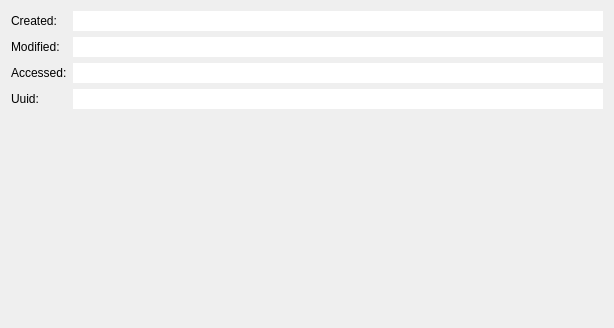
<?xml version="1.0" encoding="UTF-8"?>
<ui version="4.0">
 <class>EditGroupWidgetAdvanced</class>
 <widget class="QWidget" name="EditGroupWidgetAdvanced">
  <property name="geometry">
   <rect>
    <x>0</x>
    <y>0</y>
    <width>614</width>
    <height>328</height>
   </rect>
  </property>
  <property name="windowTitle">
   <string>Form</string>
  </property>
  <layout class="QFormLayout" name="formLayout">
   <property name="fieldGrowthPolicy">
    <enum>QFormLayout::ExpandingFieldsGrow</enum>
   </property>
   <item row="1" column="1">
    <widget class="QLineEdit" name="createdEdit">
     <property name="sizePolicy">
      <sizepolicy hsizetype="Expanding" vsizetype="Fixed">
       <horstretch>0</horstretch>
       <verstretch>0</verstretch>
      </sizepolicy>
     </property>
     <property name="frame">
      <bool>false</bool>
     </property>
     <property name="readOnly">
      <bool>true</bool>
     </property>
    </widget>
   </item>
   <item row="2" column="1">
    <widget class="QLineEdit" name="modifiedEdit">
     <property name="sizePolicy">
      <sizepolicy hsizetype="Expanding" vsizetype="Fixed">
       <horstretch>0</horstretch>
       <verstretch>0</verstretch>
      </sizepolicy>
     </property>
     <property name="frame">
      <bool>false</bool>
     </property>
     <property name="readOnly">
      <bool>true</bool>
     </property>
    </widget>
   </item>
   <item row="1" column="0">
    <widget class="QLabel" name="label_2">
     <property name="text">
      <string>Created:</string>
     </property>
    </widget>
   </item>
   <item row="2" column="0">
    <widget class="QLabel" name="label">
     <property name="text">
      <string>Modified:</string>
     </property>
    </widget>
   </item>
   <item row="3" column="0">
    <widget class="QLabel" name="label_3">
     <property name="text">
      <string>Accessed:</string>
     </property>
    </widget>
   </item>
   <item row="3" column="1">
    <widget class="QLineEdit" name="accessedEdit">
     <property name="frame">
      <bool>false</bool>
     </property>
     <property name="readOnly">
      <bool>true</bool>
     </property>
    </widget>
   </item>
   <item row="4" column="0">
    <widget class="QLabel" name="label_4">
     <property name="text">
      <string>Uuid:</string>
     </property>
    </widget>
   </item>
   <item row="4" column="1">
    <widget class="QLineEdit" name="uuidEdit">
     <property name="frame">
      <bool>false</bool>
     </property>
     <property name="readOnly">
      <bool>true</bool>
     </property>
    </widget>
   </item>
  </layout>
 </widget>
 <resources/>
 <connections/>
</ui>
